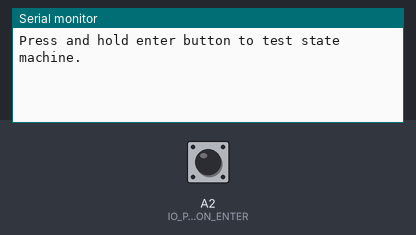
A sketch run on a simulated Arduino Nano, built with avr-gcc and run on an emulated ATmega328P. Shown: the last lines printed to the serial monitor. The test bench sets the inputs (shaded band); at power-on: A2 (IO_PIN_BUTTON_ENTER) HIGH.

Above: at 1.2 s.
1.3 s: A2 (IO_PIN_BUTTON_ENTER) pulled LOW for 0.15 s
At 2.6 s:
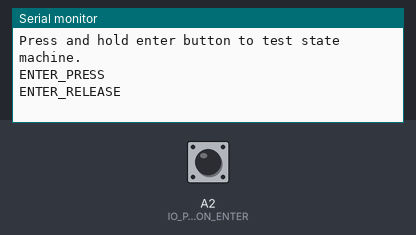
2.9 s: A2 (IO_PIN_BUTTON_ENTER) pulled LOW for 3.2 s
At 5.3 s:
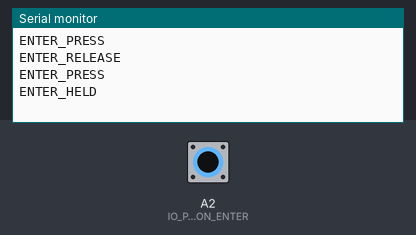

Measured:
- after the input at 1.3 s, the serial monitor: prints a new line at once (image 1)
- after the input at 2.9 s, the serial monitor: prints a new line after 1.0 s (image 2)

The sketch:

ex1.ino
```cpp
#include "ButtonSm.h"

////////////////////////////////////////////////////////////////
// CONSTANTS
////////////////////////////////////////////////////////////////
static const int IO_PIN_BUTTON_ENTER = A2;


////////////////////////////////////////////////////////////////
// VARIABLES
////////////////////////////////////////////////////////////////
ButtonSm button_enter;
// static_assert(sizeof(button_enter) == 4, "ButtonSm struct size is 4 if we tell GCC to pack the enumeration");

uint32_t last_loop_ms = 0;


////////////////////////////////////////////////////////////////
// SETUP - called once at startup by Arduino
////////////////////////////////////////////////////////////////
void setup()
{
    // setup input pins
    pinMode(IO_PIN_BUTTON_ENTER, INPUT_PULLUP);

    Serial.begin(115200);
    Serial.println("Press and hold enter button to test state machine.");

    // setup and start the button state machines
    ButtonSm_ctor(&button_enter);
    ButtonSm_start(&button_enter);
}

////////////////////////////////////////////////////////////////
// LOOP - called repeatedly by Arduino
////////////////////////////////////////////////////////////////
void loop()
{
    const uint32_t now_ms = millis();
    const uint32_t loop_delta_ms = now_ms - last_loop_ms;
    last_loop_ms = now_ms;

    // update state machine inputs
    button_enter.vars.input_active = (digitalRead(IO_PIN_BUTTON_ENTER) == LOW);
    button_enter.vars.timer_ms += loop_delta_ms; // ex3 saturates on overflow

    // run state machine
    ButtonSm_dispatch_event(&button_enter, ButtonSm_EventId_DO);

    // ------------ check for events and print them -------------

    if (button_enter.vars.press_event) {
        button_enter.vars.press_event = false; // clear event
        Serial.println("ENTER_PRESS");
    }

    if (button_enter.vars.long_event) {
        button_enter.vars.long_event = false; // clear event
        Serial.println("ENTER_HELD");
    }

    if (button_enter.vars.release_event) {
        button_enter.vars.release_event = false; // clear event
        Serial.println("ENTER_RELEASE");
    }

    delay(5); // lower wokwi simulation CPU usage
}
```

ButtonSm.c
```cpp
// Autogenerated with StateSmith 0.18.2+6062baabb038910ff3841c3cd5938115c0ed0a03.
// Algorithm: Balanced2. See https://github.com/StateSmith/StateSmith/wiki/Algorithms

#include "ButtonSm.h"
#include <stdbool.h> // required for `consume_event` flag
#include <string.h> // for memset

// This function is used when StateSmith doesn't know what the active leaf state is at
// compile time due to sub states or when multiple states need to be exited.
static void exit_up_to_state_handler(ButtonSm* sm, ButtonSm_StateId desired_state);

static void ROOT_enter(ButtonSm* sm);

static void PRESSED_DEBOUNCE_enter(ButtonSm* sm);

static void PRESSED_DEBOUNCE_exit(ButtonSm* sm);

static void PRESSED_DEBOUNCE_do(ButtonSm* sm);

static void PRESSED_STABLE_enter(ButtonSm* sm);

static void PRESSED_STABLE_exit(ButtonSm* sm);

static void PRESSED_STABLE_do(ButtonSm* sm);

static void CONFIRM_LONG_enter(ButtonSm* sm);

static void CONFIRM_LONG_exit(ButtonSm* sm);

static void CONFIRM_LONG_do(ButtonSm* sm);

static void PRESSED_LONG_enter(ButtonSm* sm);

static void PRESSED_LONG_exit(ButtonSm* sm);

static void RELEASED_DEBOUNCE_enter(ButtonSm* sm);

static void RELEASED_DEBOUNCE_exit(ButtonSm* sm);

static void RELEASED_DEBOUNCE_do(ButtonSm* sm);

static void RELEASED_STABLE_enter(ButtonSm* sm);

static void RELEASED_STABLE_exit(ButtonSm* sm);

static void RELEASED_STABLE_do(ButtonSm* sm);


// State machine constructor. Must be called before start or dispatch event functions. Not thread safe.
void ButtonSm_ctor(ButtonSm* sm)
{
    memset(sm, 0, sizeof(*sm));
}

// Starts the state machine. Must be called before dispatching events. Not thread safe.
void ButtonSm_start(ButtonSm* sm)
{
    ROOT_enter(sm);
    // ROOT behavior
    // uml: TransitionTo(ROOT.<InitialState>)
    {
        // Step 1: Exit states until we reach `ROOT` state (Least Common Ancestor for transition). Already at LCA, no exiting required.

        // Step 2: Transition action: ``.

        // Step 3: Enter/move towards transition target `ROOT.<InitialState>`.
        // ROOT.<InitialState> is a pseudo state and cannot have an `enter` trigger.

        // ROOT.<InitialState> behavior
        // uml: TransitionTo(RELEASED_DEBOUNCE)
        {
            // Step 1: Exit states until we reach `ROOT` state (Least Common Ancestor for transition). Already at LCA, no exiting required.

            // Step 2: Transition action: ``.

            // Step 3: Enter/move towards transition target `RELEASED_DEBOUNCE`.
            RELEASED_DEBOUNCE_enter(sm);

            // Step 4: complete transition. Ends event dispatch. No other behaviors are checked.
            return;
        } // end of behavior for ROOT.<InitialState>
    } // end of behavior for ROOT
}

// Dispatches an event to the state machine. Not thread safe.
// Note! This function assumes that the `event_id` parameter is valid.
void ButtonSm_dispatch_event(ButtonSm* sm, ButtonSm_EventId event_id)
{
    // This state machine design only has a single event type so we can safely assume
    // that the dispatched event is `do` without checking the `event_id` parameter.
    (void)event_id; // This line prevents an 'unused variable' compiler warning

    switch (sm->state_id)
    {
        // STATE: ButtonSm
        case ButtonSm_StateId_ROOT:
            // state and ancestors have no handler for `do` event.
            break;

        // STATE: PRESSED_DEBOUNCE
        case ButtonSm_StateId_PRESSED_DEBOUNCE:
            PRESSED_DEBOUNCE_do(sm);
            break;

        // STATE: PRESSED_STABLE
        case ButtonSm_StateId_PRESSED_STABLE:
            PRESSED_STABLE_do(sm);
            break;

        // STATE: CONFIRM_LONG
        case ButtonSm_StateId_CONFIRM_LONG:
            CONFIRM_LONG_do(sm);
            break;

        // STATE: PRESSED_LONG
        case ButtonSm_StateId_PRESSED_LONG:
            PRESSED_STABLE_do(sm);  // First ancestor handler for this event

            break;

        // STATE: RELEASED_DEBOUNCE
        case ButtonSm_StateId_RELEASED_DEBOUNCE:
            RELEASED_DEBOUNCE_do(sm);
            break;

        // STATE: RELEASED_STABLE
        case ButtonSm_StateId_RELEASED_STABLE:
            RELEASED_STABLE_do(sm);
            break;
    }

}

// This function is used when StateSmith doesn't know what the active leaf state is at
// compile time due to sub states or when multiple states need to be exited.
static void exit_up_to_state_handler(ButtonSm* sm, ButtonSm_StateId desired_state)
{
    while (sm->state_id != desired_state)
    {
        switch (sm->state_id)
        {
            case ButtonSm_StateId_PRESSED_DEBOUNCE: PRESSED_DEBOUNCE_exit(sm); break;

            case ButtonSm_StateId_PRESSED_STABLE: PRESSED_STABLE_exit(sm); break;

            case ButtonSm_StateId_CONFIRM_LONG: CONFIRM_LONG_exit(sm); break;

            case ButtonSm_StateId_PRESSED_LONG: PRESSED_LONG_exit(sm); break;

            case ButtonSm_StateId_RELEASED_DEBOUNCE: RELEASED_DEBOUNCE_exit(sm); break;

            case ButtonSm_StateId_RELEASED_STABLE: RELEASED_STABLE_exit(sm); break;

            default: return;  // Just to be safe. Prevents infinite loop if state ID memory is somehow corrupted.
        }
    }
}


////////////////////////////////////////////////////////////////////////////////
// event handlers for state ROOT
////////////////////////////////////////////////////////////////////////////////

static void ROOT_enter(ButtonSm* sm)
{
    sm->state_id = ButtonSm_StateId_ROOT;
}


////////////////////////////////////////////////////////////////////////////////
// event handlers for state PRESSED_DEBOUNCE
////////////////////////////////////////////////////////////////////////////////

static void PRESSED_DEBOUNCE_enter(ButtonSm* sm)
{
    sm->state_id = ButtonSm_StateId_PRESSED_DEBOUNCE;

    // PRESSED_DEBOUNCE behavior
    // uml: enter / { timer_ms = 0; }
    {
        // Step 1: execute action `timer_ms = 0;`
        sm->vars.timer_ms = 0;
    } // end of behavior for PRESSED_DEBOUNCE

    // PRESSED_DEBOUNCE behavior
    // uml: enter / { press_status = true; }
    {
        // Step 1: execute action `press_status = true;`
        sm->vars.press_status = true;
    } // end of behavior for PRESSED_DEBOUNCE

    // PRESSED_DEBOUNCE behavior
    // uml: enter / { press_event = true; }
    {
        // Step 1: execute action `press_event = true;`
        sm->vars.press_event = true;
    } // end of behavior for PRESSED_DEBOUNCE
}

static void PRESSED_DEBOUNCE_exit(ButtonSm* sm)
{
    sm->state_id = ButtonSm_StateId_ROOT;
}

static void PRESSED_DEBOUNCE_do(ButtonSm* sm)
{
    // PRESSED_DEBOUNCE behavior
    // uml: do [timer_ms > 50] TransitionTo(PRESSED_STABLE)
    if (sm->vars.timer_ms > 50)
    {
        // Step 1: Exit states until we reach `ROOT` state (Least Common Ancestor for transition).
        PRESSED_DEBOUNCE_exit(sm);

        // Step 2: Transition action: ``.

        // Step 3: Enter/move towards transition target `PRESSED_STABLE`.
        PRESSED_STABLE_enter(sm);

        // PRESSED_STABLE.<InitialState> behavior
        // uml: TransitionTo(CONFIRM_LONG)
        {
            // Step 1: Exit states until we reach `PRESSED_STABLE` state (Least Common Ancestor for transition). Already at LCA, no exiting required.

            // Step 2: Transition action: ``.

            // Step 3: Enter/move towards transition target `CONFIRM_LONG`.
            CONFIRM_LONG_enter(sm);

            // Step 4: complete transition. Ends event dispatch. No other behaviors are checked.
            return;
        } // end of behavior for PRESSED_STABLE.<InitialState>
    } // end of behavior for PRESSED_DEBOUNCE

    // No ancestor handles this event.
}


////////////////////////////////////////////////////////////////////////////////
// event handlers for state PRESSED_STABLE
////////////////////////////////////////////////////////////////////////////////

static void PRESSED_STABLE_enter(ButtonSm* sm)
{
    sm->state_id = ButtonSm_StateId_PRESSED_STABLE;
}

static void PRESSED_STABLE_exit(ButtonSm* sm)
{
    sm->state_id = ButtonSm_StateId_ROOT;
}

static void PRESSED_STABLE_do(ButtonSm* sm)
{
    // PRESSED_STABLE behavior
    // uml: do [! input_active] / { release_event = true; } TransitionTo(RELEASED_DEBOUNCE)
    if (! sm->vars.input_active)
    {
        // Step 1: Exit states until we reach `ROOT` state (Least Common Ancestor for transition).
        exit_up_to_state_handler(sm, ButtonSm_StateId_ROOT);

        // Step 2: Transition action: `release_event = true;`.
        sm->vars.release_event = true;

        // Step 3: Enter/move towards transition target `RELEASED_DEBOUNCE`.
        RELEASED_DEBOUNCE_enter(sm);

        // Step 4: complete transition. Ends event dispatch. No other behaviors are checked.
        return;
    } // end of behavior for PRESSED_STABLE

    // No ancestor handles this event.
}


////////////////////////////////////////////////////////////////////////////////
// event handlers for state CONFIRM_LONG
////////////////////////////////////////////////////////////////////////////////

static void CONFIRM_LONG_enter(ButtonSm* sm)
{
    sm->state_id = ButtonSm_StateId_CONFIRM_LONG;
}

static void CONFIRM_LONG_exit(ButtonSm* sm)
{
    sm->state_id = ButtonSm_StateId_PRESSED_STABLE;
}

static void CONFIRM_LONG_do(ButtonSm* sm)
{
    bool consume_event = false;

    // CONFIRM_LONG behavior
    // uml: do [timer_ms > 1000] TransitionTo(PRESSED_LONG)
    if (sm->vars.timer_ms > 1000)
    {
        // Step 1: Exit states until we reach `PRESSED_STABLE` state (Least Common Ancestor for transition).
        CONFIRM_LONG_exit(sm);

        // Step 2: Transition action: ``.

        // Step 3: Enter/move towards transition target `PRESSED_LONG`.
        PRESSED_LONG_enter(sm);

        // Step 4: complete transition. Ends event dispatch. No other behaviors are checked.
        return;
    } // end of behavior for CONFIRM_LONG

    // Check if event has been consumed before calling ancestor handler.
    if (!consume_event)
    {
        PRESSED_STABLE_do(sm);
    }
}


////////////////////////////////////////////////////////////////////////////////
// event handlers for state PRESSED_LONG
////////////////////////////////////////////////////////////////////////////////

static void PRESSED_LONG_enter(ButtonSm* sm)
{
    sm->state_id = ButtonSm_StateId_PRESSED_LONG;

    // PRESSED_LONG behavior
    // uml: enter / { long_event = true; }
    {
        // Step 1: execute action `long_event = true;`
        sm->vars.long_event = true;
    } // end of behavior for PRESSED_LONG

    // PRESSED_LONG behavior
    // uml: enter / { long_status = true; }
    {
        // Step 1: execute action `long_status = true;`
        sm->vars.long_status = true;
    } // end of behavior for PRESSED_LONG
}

static void PRESSED_LONG_exit(ButtonSm* sm)
{
    // PRESSED_LONG behavior
    // uml: exit / { long_status = false; }
    {
        // Step 1: execute action `long_status = false;`
        sm->vars.long_status = false;
    } // end of behavior for PRESSED_LONG

    sm->state_id = ButtonSm_StateId_PRESSED_STABLE;
}


////////////////////////////////////////////////////////////////////////////////
// event handlers for state RELEASED_DEBOUNCE
////////////////////////////////////////////////////////////////////////////////

static void RELEASED_DEBOUNCE_enter(ButtonSm* sm)
{
    sm->state_id = ButtonSm_StateId_RELEASED_DEBOUNCE;

    // RELEASED_DEBOUNCE behavior
    // uml: enter / { timer_ms = 0; }
    {
        // Step 1: execute action `timer_ms = 0;`
        sm->vars.timer_ms = 0;
    } // end of behavior for RELEASED_DEBOUNCE

    // RELEASED_DEBOUNCE behavior
    // uml: enter / { press_status = false; }
    {
        // Step 1: execute action `press_status = false;`
        sm->vars.press_status = false;
    } // end of behavior for RELEASED_DEBOUNCE
}

static void RELEASED_DEBOUNCE_exit(ButtonSm* sm)
{
    sm->state_id = ButtonSm_StateId_ROOT;
}

static void RELEASED_DEBOUNCE_do(ButtonSm* sm)
{
    // RELEASED_DEBOUNCE behavior
    // uml: do [timer_ms > 50] TransitionTo(RELEASED_STABLE)
    if (sm->vars.timer_ms > 50)
    {
        // Step 1: Exit states until we reach `ROOT` state (Least Common Ancestor for transition).
        RELEASED_DEBOUNCE_exit(sm);

        // Step 2: Transition action: ``.

        // Step 3: Enter/move towards transition target `RELEASED_STABLE`.
        RELEASED_STABLE_enter(sm);

        // Step 4: complete transition. Ends event dispatch. No other behaviors are checked.
        return;
    } // end of behavior for RELEASED_DEBOUNCE

    // No ancestor handles this event.
}


////////////////////////////////////////////////////////////////////////////////
// event handlers for state RELEASED_STABLE
////////////////////////////////////////////////////////////////////////////////

static void RELEASED_STABLE_enter(ButtonSm* sm)
{
    sm->state_id = ButtonSm_StateId_RELEASED_STABLE;
}

static void RELEASED_STABLE_exit(ButtonSm* sm)
{
    sm->state_id = ButtonSm_StateId_ROOT;
}

static void RELEASED_STABLE_do(ButtonSm* sm)
{
    // RELEASED_STABLE behavior
    // uml: do [input_active] TransitionTo(PRESSED_DEBOUNCE)
    if (sm->vars.input_active)
    {
        // Step 1: Exit states until we reach `ROOT` state (Least Common Ancestor for transition).
        RELEASED_STABLE_exit(sm);

        // Step 2: Transition action: ``.

        // Step 3: Enter/move towards transition target `PRESSED_DEBOUNCE`.
        PRESSED_DEBOUNCE_enter(sm);

        // Step 4: complete transition. Ends event dispatch. No other behaviors are checked.
        return;
    } // end of behavior for RELEASED_STABLE

    // No ancestor handles this event.
}

// Thread safe.
char const * ButtonSm_state_id_to_string(ButtonSm_StateId id)
{
    switch (id)
    {
        case ButtonSm_StateId_ROOT: return "ROOT";
        case ButtonSm_StateId_PRESSED_DEBOUNCE: return "PRESSED_DEBOUNCE";
        case ButtonSm_StateId_PRESSED_STABLE: return "PRESSED_STABLE";
        case ButtonSm_StateId_CONFIRM_LONG: return "CONFIRM_LONG";
        case ButtonSm_StateId_PRESSED_LONG: return "PRESSED_LONG";
        case ButtonSm_StateId_RELEASED_DEBOUNCE: return "RELEASED_DEBOUNCE";
        case ButtonSm_StateId_RELEASED_STABLE: return "RELEASED_STABLE";
        default: return "?";
    }
}

// Thread safe.
char const * ButtonSm_event_id_to_string(ButtonSm_EventId id)
{
    switch (id)
    {
        case ButtonSm_EventId_DO: return "DO";
        default: return "?";
    }
}
```

Source omitted: ButtonSm.h (2956 bytes)
